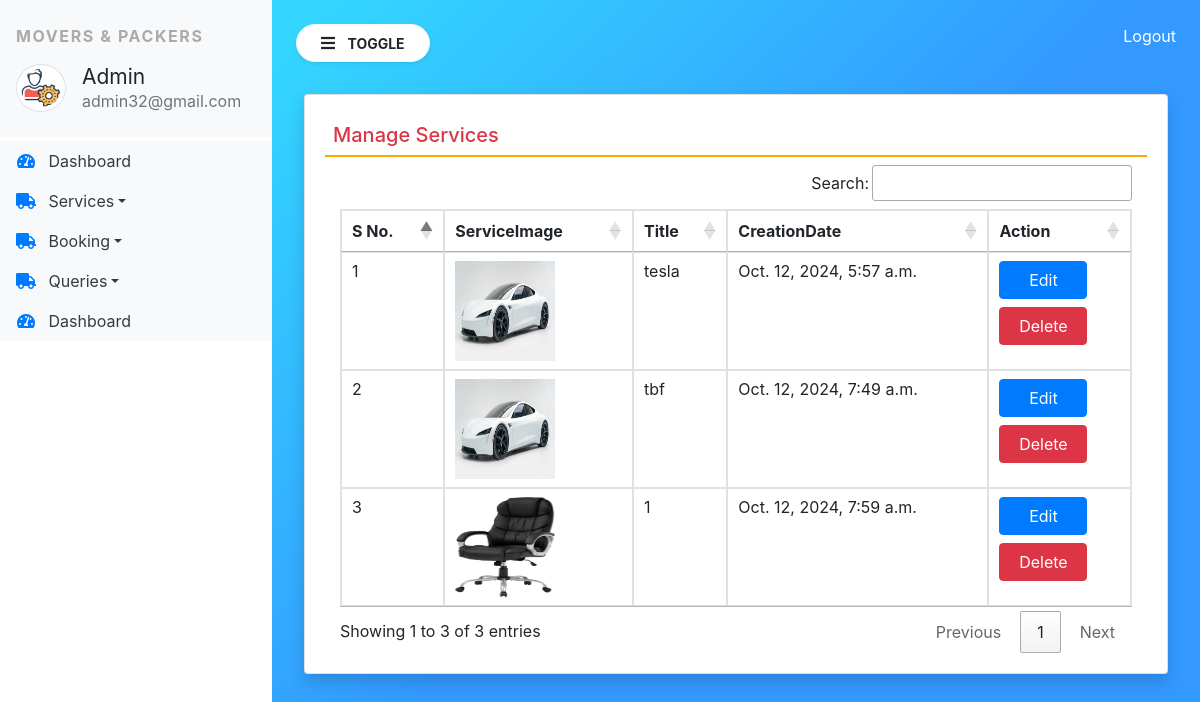
/manage_services (signed in), run on the app's committed database.
### moverspackers/models.py (models this page shows, shortened)
class Services(models.Model):
    objects = None
    title = models.CharField(max_length=200,null=True)
    description = models.CharField(max_length=5000, null=True)
    image = models.FileField(null=True)
    creationdate = models.DateTimeField(auto_now_add=True)

### moverspackers/views.py (the view)
# urls.py: path('manage_services',manage_services,name="manage_services"),
def manage_services(request):
    if not request.user.is_authenticated:
        return redirect('admin_login')
    services = Services.objects.all()
    return render(request, 'manage_services.html',locals())

### moverspackers/templates/manage_services.html
{% extends 'admin_base.html' %}
{% block main %}
<div class="card shadow m-2">
    <div class="card-body">
        <h5 class="p-2 text-danger" style="border-bottom : 2px solid orange">Manage Services</h5>
        <div class="container-fluid">
            <table class="table table-bordered" id="example">
                <thead>
                <tr>
                   <th>S No.</th>
                    <th>ServiceImage</th>
                    <th>Title</th>
                    <th>CreationDate</th>
                    <th>Action</th>
                </tr>
                </thead>
                <tbody>
                {% for i in services %}
                <tr>
                    <td>{{forloop.counter}}</td>
                      <td><img src="{{i.image.url}}" width="100" height="100"></td>
                      <td>{{i.title}}</td>
                      <td>{{i.creationdate}}</td>
                    <td><a href="{% url 'edit_service' i.id %}" class="btn btn-primary" style="width:88px">Edit</a>
                    <br><a href="{% url 'delete_service' i.id %}" class="btn btn-danger mt-2" style="width:88px" onclick="return confirm('Are You Sure?')">Delete</a>
                    </td>
                </tr>
                {% endfor %}
                </tbody>
            </table>
        </div>
    </div>
</div>
{% endblock %}

### moverspackers/templates/admin_base.html (shortened to what this page needs)
{% load static %}
<html>
<head>
</head>
</html>
  <link rel="stylesheet" href="https://cdn.jsdelivr.net/npm/bootstrap@4.6.2/dist/css/bootstrap.min.css">
<link rel="stylesheet" href="{% static 'css/sidebar.css' %}">
<link rel="stylesheet" href="https://use.fontawesome.com/releases/v5.7.0/css/all.css">
    <link rel="stylesheet" href="https://cdn.datatables.net/1.11.3/css/jquery.dataTables.min.css">
    <link rel="stylesheet" href="https://cdn.datatables.net/buttons/2.0.1/css/buttons.dataTables.min.css">
 </head>
<body>
<div class="bg-white vertical-nav" id="sidebar">
  <div class="py-4 px-3 bg-light mb-1">
    <p class="font-weight-bold text-uppercase px-0.5 sidebar-title">Movers & Packers</p>
    <dev class="media d-flex align-items center">
      <img src="{% static 'images/logo.jpeg' %}" width="50" height="50" class="mr-3 rounded-circle img-thumbnail shawod-sm">
     <dev class="media-body">
       <h4 class="mb-0">
         <small>Admin</small>
         </h4>
       <p class="text-muted mb-0">{{request.user.email}}</p>
     </dev>
    </dev>
  </div>
  <ul class="nav flex-column bg-white">
    <li class="nav-item">
      <a href="{% url 'admin_home' %}" class="nav-link text-dark bg-light">
        <i class="fas fa-tachometer-alt fa-fw mr-2 text-primary"></i>
        Dashboard</a>
    </li>
    <li class="nav-item dropdown">
      <a href="#" class="nav-link dropdown-toggle text-dark bg-light" id="navbardrop" data-toggle="dropdown">
        <i class="fas fa-light fa-truck fa-fw mr-2 text-primary"></i>
        Services</a>
    </li>
    <li class="nav-item dropdown">
      <a href="#" class="nav-link dropdown-toggle text-dark bg-light" id="navbardrop" data-toggle="dropdown">
        <i class="fas fa-light fa-truck fa-fw mr-2 text-primary"></i>
        Booking</a>
    </li>
    <li class="nav-item dropdown">
      <a href="#" class="nav-link dropdown-toggle text-dark bg-light" id="navbardrop" data-toggle="dropdown">
        <i class="fas fa-light fa-truck fa-fw mr-2 text-primary"></i>
        Queries</a>
    </li>
    <li class="nav-item">
      <a href="{% url 'admin_home' %}" class="nav-link text-dark bg-light">
        <i class="fas fa-tachometer-alt fa-fw mr-2 text-primary"></i>
        Dashboard</a>
    </li>
  </ul>
</div>
<div class="page-content p-4" id="content">
  <a href="{% url 'logout' %}" title="logout" class="text-white float-right">Logout</a>
  <button id="sidebarCollapse" type="button" class="btn btn-light bg-white rounded-pill shadow-sm px-4 mb-4">
   <i class="fas fa-bars mr-2"></i>
    <small class="text-uppercase font-weight-bold">Toggle</small>
  </button>
  {% block main%}
  {%endblock%}
</div>
</body>
</html>

### moverspackers/static/css/sidebar.css (style rules this page uses)
.sidebar-title { letter-spacing : 0.1em; color:#aaa }
body { background-image : linear-gradient(135.9deg, rgba(0, 204, 255, 0.8) 16.4%, rgba(0, 128, 255, 0.8) 56.1%); min-height : 100vh; }
.vertical-nav { min-width :17rem; width : 17rem; height : 100vh; position : fixed; top : 0; left : 0; transition : all 0.4s }
.page-content { width : calc(100%-17rem); margin-left : 17rem; transition : all 0.4s }

### data on the page
Services: image (picture), title "tesla", creationdate "Oct. 12, 2024, 5:57 a.m."
Services: image (picture), title "tbf", creationdate "Oct. 12, 2024, 7:49 a.m."
Services: image (picture), title "1", creationdate "Oct. 12, 2024, 7:59 a.m."

### other printed values
{{ request.user.email }} "admin32@gmail.com"
